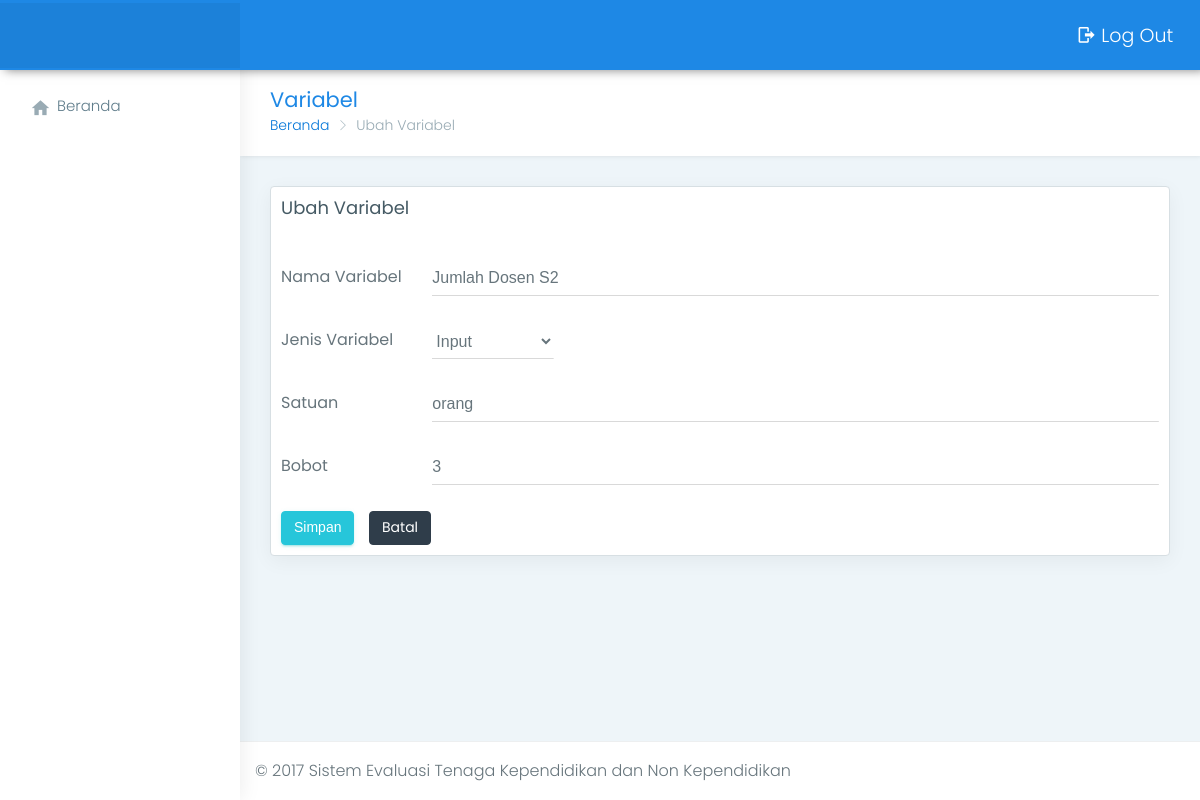
Before: /lite/ubah_variabel.php?id=1 with the older database file.
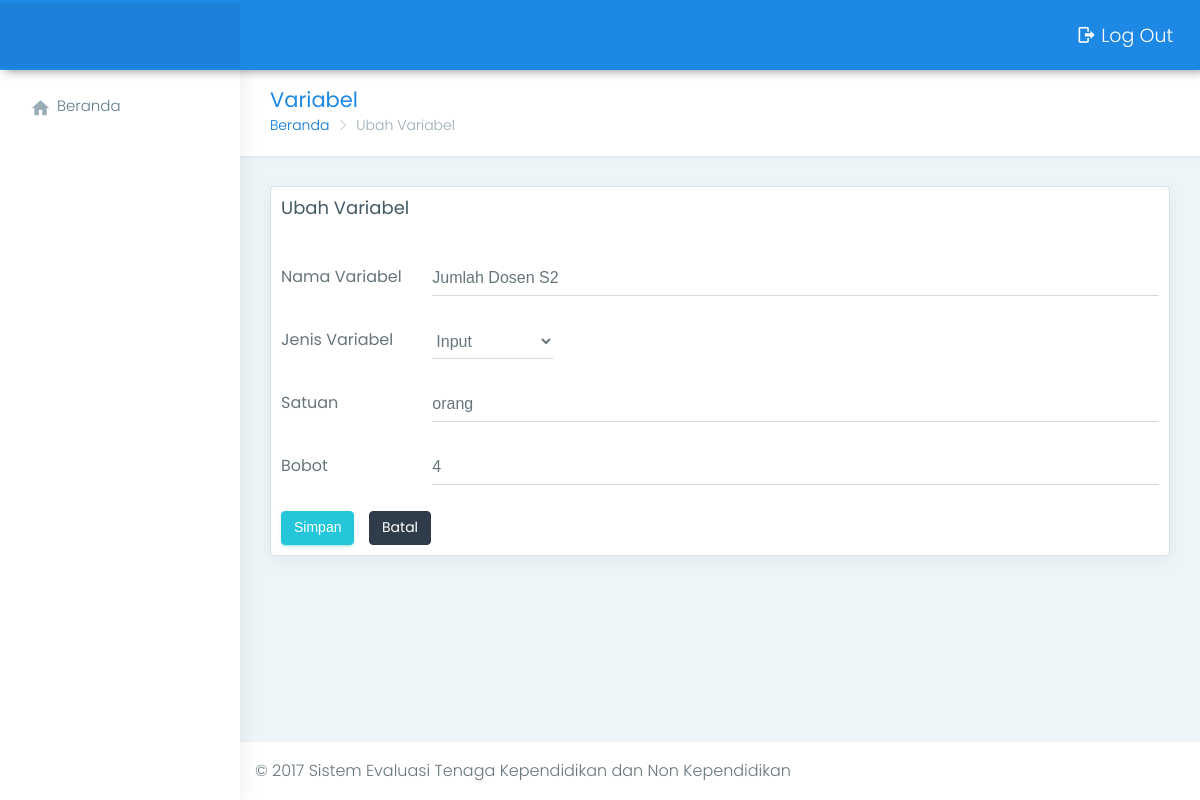
After: the same page with the newer database file.
### tables this page shows
CREATE TABLE `variabel` (
  `id_variabel` int(11) NOT NULL,
  `nama_variabel` varchar(50) NOT NULL,
  `jenis_variabel` varchar(10) NOT NULL,
  `satuan` varchar(20) NOT NULL,
  `bobot` float NOT NULL
);

### lite/ubah_variabel.php (the view, shortened to what this page needs)
<?php
    include 'layout.php';
    if (ISSET($_GET['id'])) {
        $id = $_GET['id'];
    }
    $query = mysqli_query($conn, 'SELECT * FROM variabel WHERE id_variabel="'.$id.'"');
    if (mysqli_num_rows($query) > 0) {
        while ($data = mysqli_fetch_assoc($query)) {
            $nama_variabel = $data['nama_variabel'];
            $jenis_variabel = $data['jenis_variabel'];
            $satuan = $data['satuan'];
            $bobot = $data['bobot'];
        }
    }
?>
<div class="page-wrapper">
    <div class="container-fluid">
        <div class="row page-titles">
            <div class="col-md-5 col-8 align-self-center">
                <h3 class="text-themecolor m-b-0 m-t-0">Variabel</h3>
                <ol class="breadcrumb">
                    <li class="breadcrumb-item"><a href="beranda.php">Beranda</a></li>
                    <li class="breadcrumb-item active">Ubah Variabel</li>
                </ol>
            </div>
        </div>
        <div class="row">
            <div class="col-lg-12 col-md-7">
                <div class="card">
                    <div class="card-body pad">
                        <h4 class="card-title">Ubah Variabel</h4>
                        <form class="form-material form-horizontal m-t-40" method="POST" action="<?php echo "../process/u_variabel.php?id=".$id.""; ?>" >
                            <div class="form-group row">
                                <label class="col-2 col-form-label">Nama Variabel</label>
                                <div class="col-10">
                                    <input class="form-control" type="text" name="nama_variabel" value="<?php echo $nama_variabel; ?>" placeholder="Panjang maksimal 50 karakter" maxlength="50" required>
                                </div>
                            </div>
                            <div class="form-group row">
                                <label class="col-2 col-form-label">Jenis Variabel</label>
                                <div class="col-2">
                                    <select name="jenis_variabel" class="form-control">
                                        <?php
                                            if ($jenis_variabel == 'Input') {
                                                echo '<option value="Input" selected="selected">Input</option><option value="Output">Output</option>';
                                            } elseif ($jenis_variabel == 'Output') {
                                                echo '<option value="Input">Input</option><option value="Output" selected="selected">Output</option>';
                                            }
                                        ?>
                                    </select>
                                </div>
                            </div>
                            <div class="form-group row">
                                <label class="col-2 col-form-label">Satuan</label>
                                <div class="col-10">
                                    <input class="form-control" type="text" name="satuan" value="<?php echo $satuan; ?>" placeholder="Panjang maksimal 20 karakter" maxlength="20" required>
                                </div>
                            </div>
                            <div class="form-group row">
                                <label class="col-2 col-form-label">Bobot</label>
                                <div class="col-10">
                                    <input class="form-control" type="number" name="bobot" value="<?php echo $bobot; ?>" placeholder="Bobot antara 1-5" min="1" max="5" required>
                                </div>
                            </div>
                            <button type="submit" class="btn btn-success waves-effect waves-light m-r-10">Simpan</button>
                            <a href="lihat_variabel.php" class="btn btn-inverse waves-effect waves-light">Batal</a>
                        </form>
                    </div>
                </div>
            </div>
        </div>
    </div>
</div>
<?php include 'script.php';?>

Changed rows visible on the page:
changed variabel "Jumlah Dosen S2": bobot "3" → "4"
